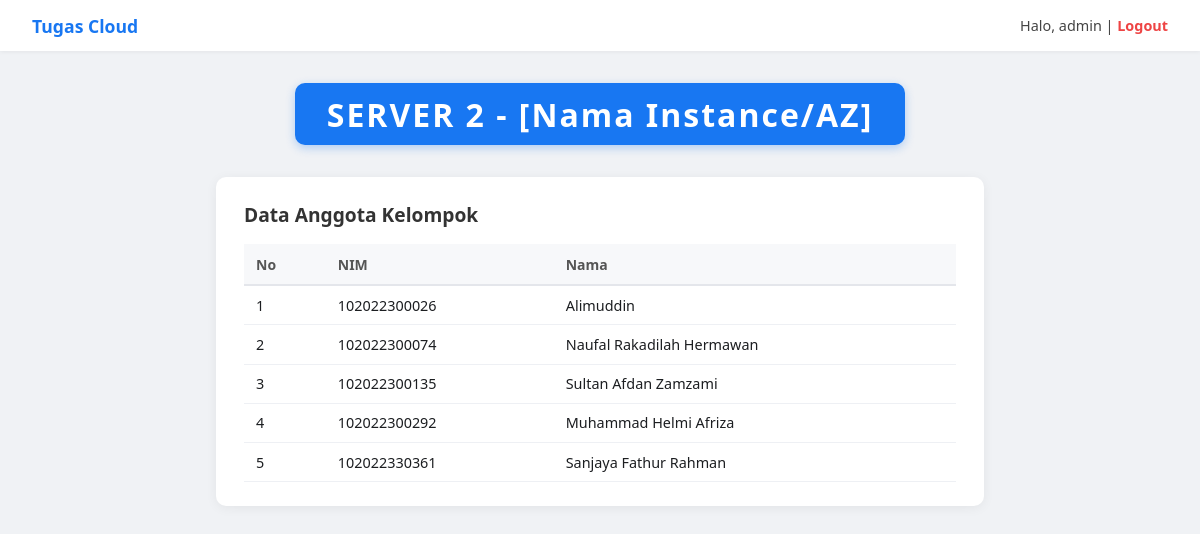
The page /Server_2/index.php (signed in) on the database its author committed.
### tables this page shows
CREATE TABLE IF NOT EXISTS anggota (
    id INT AUTO_INCREMENT PRIMARY KEY,
    nama   VARCHAR(100)  NOT NULL,
    nim  VARCHAR(20) NOT NULL,
    created_at TIMESTAMP DEFAULT CURRENT_TIMESTAMP
);

### Server_2/index.php (the view, shortened to what this page needs)
<?php
require_once "db_connect.php";
$result = $conn->query("SELECT nim, nama FROM anggota ORDER BY id ASC");
$anggota = [];
while ($row = $result->fetch_assoc()) {
    $anggota[] = $row;
}
?>
<!DOCTYPE html>
<html lang="id">
<head>
    <link rel="stylesheet" href="style.css">
</head>
<body>
    <nav class="navbar">
        <span class="brand">Tugas Cloud</span>
        <span class="user-info">Halo, <?= htmlspecialchars(
            $_SESSION["username"],
        ) ?> |
            <a href="logout.php" class="logout-link">Logout</a>
        </span>
    </nav>
    <main class="container">
        <div class="server-badge"><?= SERVER_LABEL ?></div>
        <section class="card">
            <h2>Data Anggota Kelompok</h2>
            <div class="table-wrapper">
                <table>
                    <thead>
                        <tr>
                            <th>No</th>
                            <th>NIM</th>
                            <th>Nama</th>
                        </tr>
                    </thead>
                    <tbody>
                        <?php if (count($anggota) > 0): ?>
                            <?php $no = 1; ?>
                            <?php foreach ($anggota as $a): ?>
                                <tr>
                                    <td><?= $no++ ?></td>
                                    <td><?= htmlspecialchars($a["nim"]) ?></td>
                                    <td><?= htmlspecialchars($a["nama"]) ?></td>
                                </tr>
                            <?php endforeach; ?>
                        <?php else: ?>
                            <tr><td colspan="3" class="empty">Belum ada data anggota.</td></tr>
                        <?php endif; ?>
                    </tbody>
                </table>
            </div>
        </section>
    </main>
</body>
</html>

### Server_2/style.css (style rules this page uses)
*, *::before, *::after { box-sizing: border-box; margin: 0; padding: 0; }
body { font-family: 'Segoe UI', Tahoma, Geneva, Verdana, sans-serif; background: #f0f2f5; color: #1c1e21; min-height: 100vh; }
.navbar { display: flex; justify-content: space-between; align-items: center; background: #fff; padding: .85rem 2rem; box-shadow: 0 1px 4px rgba(0,0,0,.06); }
.navbar .brand { font-weight: 700; font-size: 1.1rem; color: #1877f2; }
.navbar .user-info { font-size: .9rem; color: #444; }
.logout-link { color: #e44; text-decoration: none; font-weight: 600; }
.container { max-width: 800px; margin: 2rem auto; padding: 0 1rem; }
.server-badge { display: inline-block; background: #1877f2; color: #fff; font-size: 2rem; font-weight: 800; letter-spacing: 2px; padding: .6rem 2rem; border-radius: 10px; text-align: center; margin: 0 auto 2rem; display: table; box-shadow: 0 3px 10px rgba(24,119,242,.3); }
.card { background: #fff; border-radius: 10px; padding: 1.5rem 1.75rem; box-shadow: 0 2px 12px rgba(0,0,0,.06); }
.card h2 { font-size: 1.2rem; margin-bottom: 1rem; color: #333; }
.table-wrapper { overflow-x: auto; }
table { width: 100%; border-collapse: collapse; }
thead th { background: #f7f8fa; text-align: left; padding: .65rem .75rem; font-size: .875rem; font-weight: 600; color: #555; border-bottom: 2px solid #e4e6eb; }
tbody td { padding: .6rem .75rem; border-bottom: 1px solid #eef0f4; font-size: .9rem; }

### rows shown on the page
anggota: nim "102022300026", nama "Alimuddin"
anggota: nim "102022300074", nama "Naufal Rakadilah Hermawan"
anggota: nim "102022300135", nama "Sultan Afdan Zamzami"
anggota: nim "102022300292", nama "Muhammad Helmi Afriza"
anggota: nim "102022330361", nama "Sanjaya Fathur Rahman"

### other values the page prints
$_SESSION["username"] "admin"
SERVER_LABEL "SERVER 2 - [Nama Instance/AZ]"
